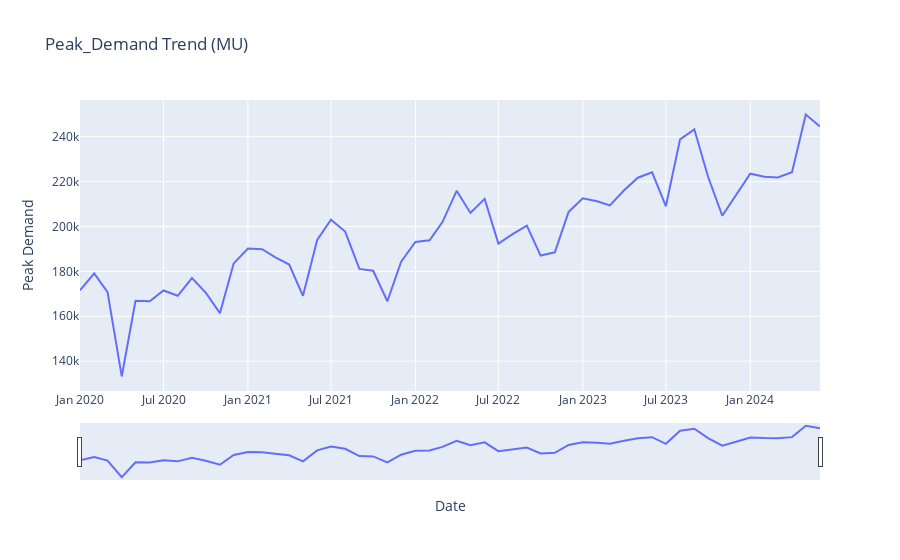

Notebook cell for this chart:
### Code cell
import plotly.express as px
fig = px.line(India_Power_demand_peak, x="Date", y='Peak Demand',title="Peak_Demand Trend (MU)")
fig.update_xaxes(rangeslider_visible=True)
fig.show()
